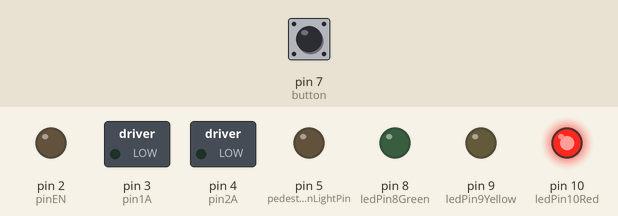
This sketch was run on a simulated Arduino Uno, built with avr-gcc and run on an emulated ATmega328P. Parts: switched loads named in the sketch (green lamp = pin HIGH), output pins drawn as LEDs (lit = HIGH). Inputs (shaded band) come from the test bench; at power-on: pin 7 (button) LOW. What the sketch prints to the serial monitor is not drawn.

Above: at 3.0 s.
At 7.0 s:
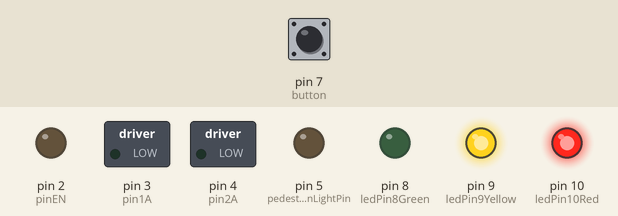
At 13.0 s:
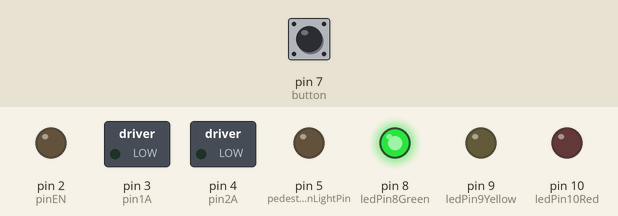
At 19.5 s:
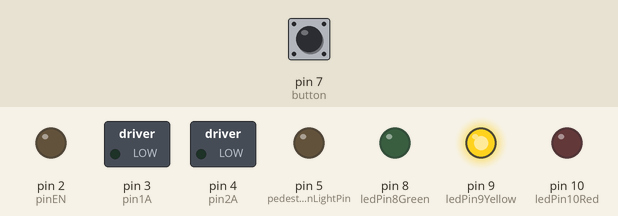
Timing chart, 0 to 27.3 s (numbered marks = the images above):
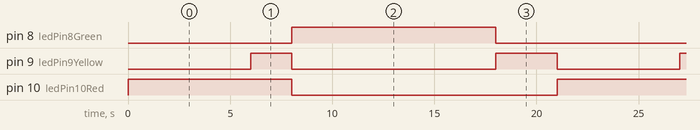

The sketch:

heavyLoads.ino
```cpp
/*
 Name:		heavyLoads.ino
 Created:	9/3/2015 10:36:23 AM
 Author:	Maika
*/

// the setup function runs once when you press reset or power the board
//TRAFFIC LIGHT
int pedestrianLightPin = 5;
unsigned long lastPedestrianCheck = 0;
const long pedestrianInterval = 300;
bool relayOn = false;


int ledPin8Green = 8;
int ledPin9Yellow = 9;
int ledPin10Red = 10;
int ledConditionGreen = LOW;
int ledConditionYellow = LOW;
int ledConditionRed = HIGH;

unsigned long lastCheck = 0;
const long redLightOn = 6000;
const long redAndYellowLightsOn = 2000;
const long greenLightOn = 10000;
const long yellowLightOn = 3000;
bool redOn = true;
bool redAndYellowOn = false;
bool greenOn = false;
bool yellowOn = false;
int counter = 0;
//TRAFFIC LIGHT

//-------------------------------

//MOTOR + BUTTONDEBOUNCE
int button = 7;
int pinEN = 2;
int pin1A = 3;
int pin2A = 4;
int potencio = A0;
bool itWorks = false;

int potencioMeasure;
int doDupka = 255;

int buttonState = LOW;
int lastButtonState = LOW;

int lastDebounceTime;
int debounceDelay = 50;
//MOTOR + BUTTONDEBOUNCE

bool penis = false;
void setup() {

	pinMode(pedestrianLightPin, OUTPUT);
	pinMode(ledPin8Green, OUTPUT);
	pinMode(ledPin9Yellow, OUTPUT);
	pinMode(ledPin10Red, OUTPUT);
	digitalWrite(ledPin10Red, ledConditionRed);

	pinMode(button, INPUT);
	pinMode(pinEN, OUTPUT);
	pinMode(pin1A, OUTPUT);
	pinMode(pin2A, OUTPUT);
	Serial.begin(9600);

}

// the loop function runs over and over again until power down or reset
void loop() {

	//TRAFFIC LIGHT ALGORITHM
	unsigned long currentCheck = millis();
	unsigned long currentCheck2 = millis();
	unsigned long currentCheck3 = millis();
	unsigned long currentCheck4 = millis();


	if ((currentCheck - lastCheck >= redLightOn) && counter == 0)
	{
		itWorks = false;
		lastCheck = currentCheck;
		counter++;
		redAndYellowOn = true;
		digitalWrite(ledPin9Yellow, HIGH);

	}


	else if ((currentCheck2 - lastCheck >= redAndYellowLightsOn) && counter == 1)
	{
		lastCheck = currentCheck2;
		redOn = !redOn;
		redAndYellowOn = !redAndYellowOn;
		greenOn = !greenOn;
		counter++;
		digitalWrite(ledPin10Red, LOW);
		digitalWrite(ledPin9Yellow, LOW);
		digitalWrite(ledPin8Green, HIGH);

	}


	else if ((currentCheck3 - lastCheck >= greenLightOn) && counter == 2)
	{
		lastCheck = currentCheck3;
		greenOn = !greenOn;
		yellowOn = !yellowOn;
		digitalWrite(ledPin8Green, LOW);
		digitalWrite(ledPin9Yellow, HIGH);
		counter++;
	}


	else if ((currentCheck4 - lastCheck >= yellowLightOn) && counter == 3)
	{
		lastCheck = currentCheck4;
		yellowOn = !yellowOn;
		redOn = !redOn;
		digitalWrite(ledPin9Yellow, LOW);
		digitalWrite(ledPin10Red, HIGH);
		counter = 0;
	}
	Serial.println(counter);
	if (counter == 0)
	{
		unsigned long pedestrianLightCheck = millis();
		if ((pedestrianLightCheck - lastPedestrianCheck >= pedestrianInterval) && relayOn == false)
		{
			lastPedestrianCheck = pedestrianLightCheck;
			digitalWrite(pedestrianLightPin, HIGH);
			relayOn = true;

		}
		else if (relayOn == true && (pedestrianLightCheck - lastPedestrianCheck < pedestrianInterval))
		{
			digitalWrite(pedestrianLightPin, LOW);
			relayOn = false;
		}


	}


	//TRAFFIC LIGHT ALGORITHM
	// 0 = red
	// 1 = red+yellow
	// 2 = green
	// 3 = yellow

	//------------------------------------

	//MOTOR + BUTTON ALGORITHM
	Serial.println(counter);
	if (counter != 0)
	{

		digitalWrite(pedestrianLightPin, LOW);

		int reading = digitalRead(button);


		if (reading != lastButtonState)
		{
			lastDebounceTime = millis();
		}
		if (millis() - lastDebounceTime > debounceDelay)
		{

			if (reading != lastButtonState)
			{
				penis = true;
				buttonState = reading;
				if (buttonState == HIGH)
				{
					itWorks = !itWorks;
				}

			}
		}
		//Serial.println(reading);
		//Serial.println(lastButtonState);
		//Serial.println(buttonState);
		Serial.println(penis);
		//Serial.println(itWorks);
		if (itWorks && counter == 2)
		{

			potencioMeasure = analogRead(potencio);
			//Serial.println(potencioMeasure);
			int jega = potencioMeasure / 4;


			if (jega > 150)
			{
				digitalWrite(pin1A, HIGH);
				digitalWrite(pin2A, LOW);
				analogWrite(pinEN, jega);
			}

			else if (jega < 120)
			{
				digitalWrite(pin1A, LOW);
				digitalWrite(pin2A, HIGH);
				analogWrite(pinEN, doDupka - jega);
			}
			else
			{

				analogWrite(pinEN, 0);
			}
		}
		else
		{
			analogWrite(pinEN, 0);
		}


		lastButtonState = reading;

	}
	//MOTOR + BUTTON ALGORITHM


	//Serial.println(buttonState);

	//delay(200);


}
```

Measured:
- by itself, pin 8 (ledPin8Green): alternates HIGH for 10.0 s and LOW for 11.0 s
- by itself, pin 9 (ledPin9Yellow): repeats every 21.0 s: LOW 10.0 s, HIGH 3.0 s, LOW 6.0 s, HIGH 2.0 s
- by itself, pin 10 (ledPin10Red): alternates HIGH for 8.0 s and LOW for 13.0 s
